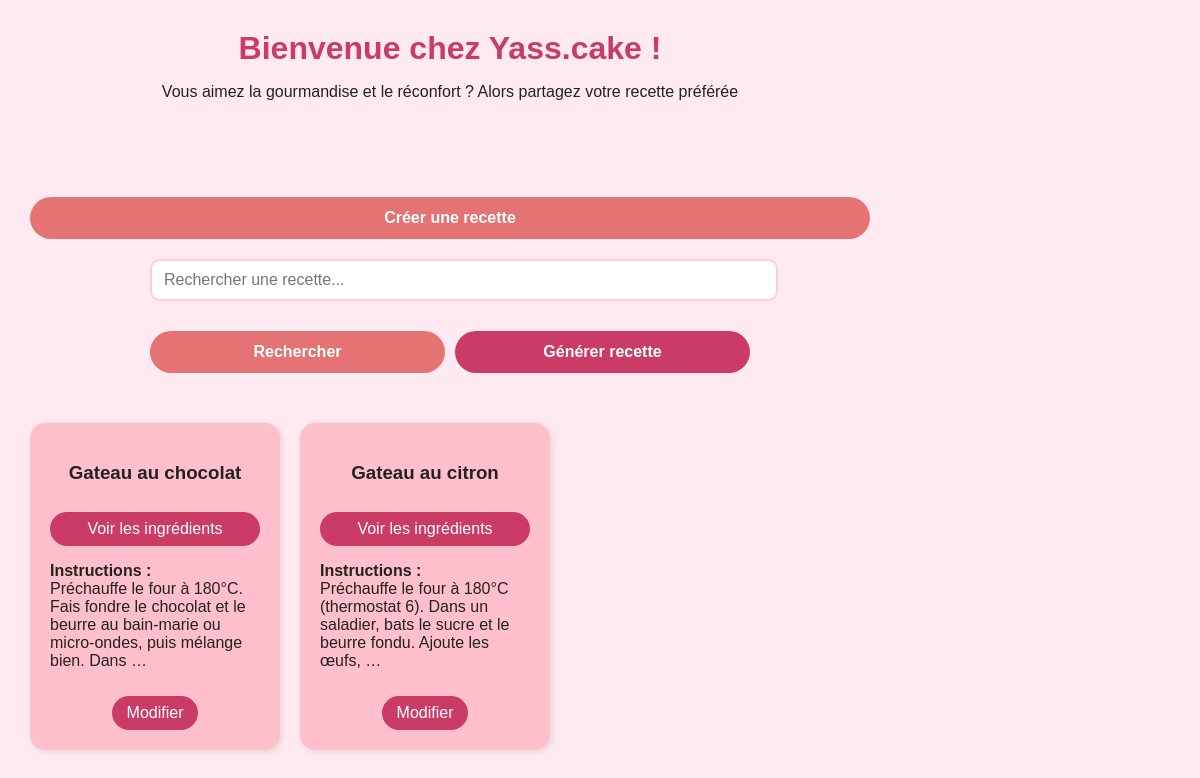
The app's page /, older data.
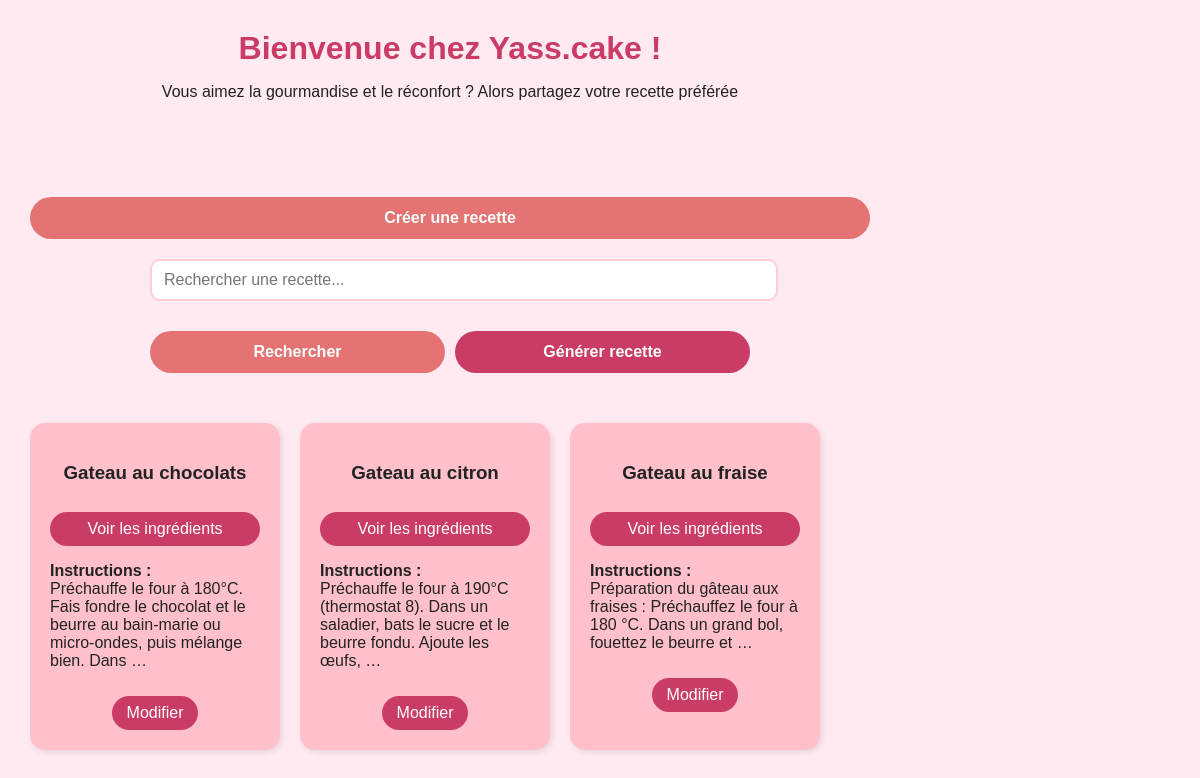
The same page, newer data.
### cakes/models.py (models this page shows, shortened)
class Recette(models.Model):
    nom = models.CharField(max_length=100)
    ingredients = models.TextField(default="Ingrédients à définir")
    instructions = models.TextField(default="Instructioons à définir")

### cakes/views.py (the view)
# urls.py: path('', views.accueil, name='accueil'),  # page d'accueil du blog
def accueil(request):
    query = request.GET.get('q')       # pour la barre de recherche (optionnel)
    generer = request.GET.get('gen')   # pour Ollama
    resultat_ollama = None
    if query:
        mots = query.split()
        q_object = Q()
        for mot in mots:
            q_object |= Q(nom__icontains=mot) | Q(ingredients__icontains=mot)
        cakes_recette = Recette.objects.filter(q_object).distinct()
    else:
        cakes_recette = Recette.objects.all()
    if generer:
        if query:  # si l'utilisateur a écrit quelque chose dans la barre
            prompt = f"Propose une recette simple de {query}"
        else:  # si la barre est vide, prompt par défaut
            prompt = "Propose une recette simple de gâteau au chocolat"
        resultat_ollama = appeler_ollama(prompt)
    return render(request, 'index.html', {
        'cakes_recette': cakes_recette,
        'resultat_ollama': resultat_ollama,
        'query': query
    })

### cakes/templates/index.html (shortened to what this page needs)
{% load static %}
<!DOCTYPE html>
<html lang="fr">
<head>
    <link rel="stylesheet" href="{% static 'cakes/css/stylecss.css' %}">
</head>
<body>
<header>
    <h1>Bienvenue chez Yass.cake !</h1>
    <p>Vous aimez la gourmandise et le réconfort ? Alors partagez votre recette préférée</p>
</header>
<main>
    <a href="{% url 'creation_recette' %}" class="btn_c">Créer une recette</a>
    <form method="GET" action="{% url 'accueil' %}" style="width:100%; max-width:600px; margin:0 auto 30px auto;">
        <input type="text" name="q" placeholder="Rechercher une recette..." value="{{ query|default:'' }}">
        <div style="display:flex; gap:10px; margin-top:10px;">
            <button type="submit" class="btn_c" style="flex:1; border:none;">Rechercher</button>
            <button type="submit" name="gen" value="1" class="btn_c" style="flex:1; background-color:#CA3C66; border:none;">Générer recette</button>
        </div>
    </form>
    {% block content %}
    {% for recette in cakes_recette %}
    <div class="card" id="recipe-{{ recette.id }}">
        <h3>{{ recette.nom }}</h3>
        <button class="btn btn-voir-ing" data-id="{{ recette.id }}" style="border:none; cursor:pointer;">
            Voir les ingrédients
        </button>
        <p><strong>Instructions :</strong><br>{{ recette.instructions|truncatewords:20 }}</p>
        <div style="display: flex; gap: 5px;">
            <a href="{% url 'modifier_recette' recette.id %}" class="btn">Modifier</a>
        </div>
    </div>
    {% empty %}
    <p>Aucune recette disponible pour le moment.</p>
    {% endfor %}
    {% endblock %}
</main>
</body>
</html>
</body>
</html>

### cakes/static/cakes/css/stylecss.css (style rules this page uses)
body { font-family: Arial, sans-serif; max-width: 900px; margin: 20px auto; padding: 0 10px; color: #222; background-color: #FFEAF1; background-size: cover; background-position: center; background-repeat: no-repeat; }
header h1 { margin: 0; }
button, .btn, .btn_c { padding: 6px 10px; border-radius: 10px; cursor: pointer; transition: 0.2s; font-size: 16px; text-decoration: none; text-align: center; }
button { color: #CA3C66; border: 2px solid #CA3C66; background: white; }
.btn { display: block; width: 100%; background: #CA3C66; color: white; padding: 12px 0; margin-top: 20px; }
.btn_c { display: block; width: 100%; background: #e57373; color: white; padding: 12px 0; margin-top: 20px; }
main { display: flex; flex-wrap: wrap; justify-content: space-evenly; gap: 20px; padding: 20px; border-radius: 10px; }
.card { background: pink; display: flex; flex-direction: column; align-items: center; padding: 15px; width: 220px; border-radius: 10px; box-shadow: 2px 2px 6px rgba(0,0,0,0.1); }
input[type="text"], input[type="email"], input[type="tel"], textarea { width: 100%; padding: 10px 12px; border: 2px solid #ffcdd2; border-radius: 10px; font-size: 16px; background: #fff; transition: 0.2s; }

### cakes/templates/index.html (style rules this page uses)
body { background-color: #FFEAF1; font-family: 'Arial', sans-serif; margin: 0; padding: 0; color: #222; }
header { text-align: center; padding: 30px 10px; }
header h1 { color: #CA3C66; }
.btn_c { display: inline-block; background-color: #e57373; color: mintcream; text-decoration: none; padding: 12px 25px; border-radius: 25px; font-weight: bold; }
main { display: flex; flex-wrap: wrap; justify-content: flex-start; gap: 20px; padding: 30px; max-width: 1300px; margin: 0 auto; }
.card { background: pink; padding: 20px; border-radius: 15px; width: calc(25% - 20px); min-width: 250px; box-shadow: 2px 2px 6px rgba(0,0,0,0.1); display: flex; flex-direction: column; align-items: center; box-sizing: border-box; }
.card .btn { display: inline-block; margin-top: 10px; padding: 8px 15px; background-color: #CA3C66; color: white; text-decoration: none; border-radius: 20px; }

Row changes from the older to the newer data that the page shows:
changed Recette: nom "Gateau au chocolat" → "Gateau au chocolats"
changed Recette "Gateau au citron": instructions "Préchauffe le four à 180°C (thermostat 6). Dans un saladier, bats le sucre et le beurre fondu. Ajoute les œufs, …" → "Préchauffe le four à 190°C (thermostat 8). Dans un saladier, bats le sucre et le beurre fondu. Ajoute les œufs, …"
added Recette: nom "Gateau au fraise", instructions "Préparation du gâteau aux fraises : Préchauffez le four à 180 °C. Dans un grand bol, fouettez le beurre et …"
